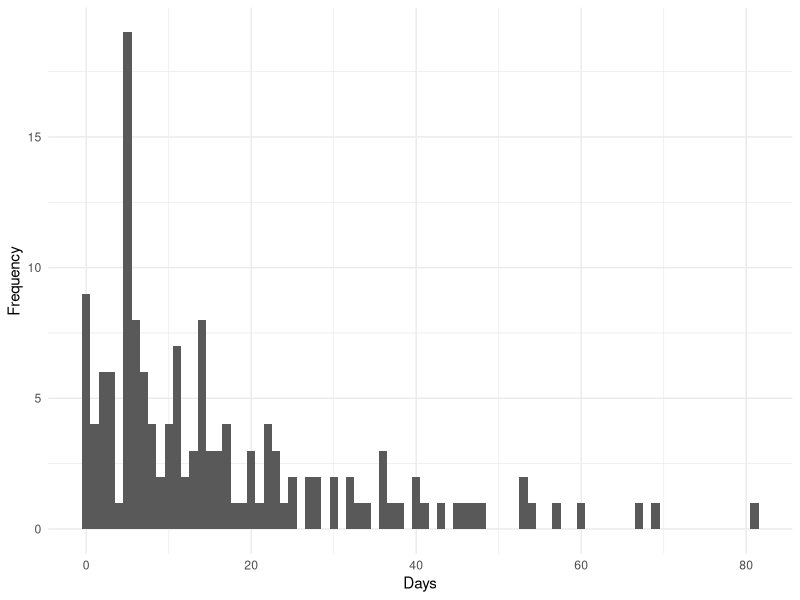

Here is the R script that generated this plot:
## ---- chunk 1
#| eval: true
#| echo: false
#| warning: false
#| fig-cap: Absenteeism from school. Visualization of the distribution of count data.
# Packages
library(dplyr)
library(ggplot2)
library(MASS)

# Data
data <- MASS::quine |>
  dplyr::rename_with(toupper)

# Plot
ggplot2::ggplot(data = data, aes(x = DAYS)) +
  ggplot2::geom_histogram(binwidth = 1) +
  ggplot2::theme_minimal() +
  ggplot2::xlab(label = "Days") +
  ggplot2::ylab(label = "Frequency")
